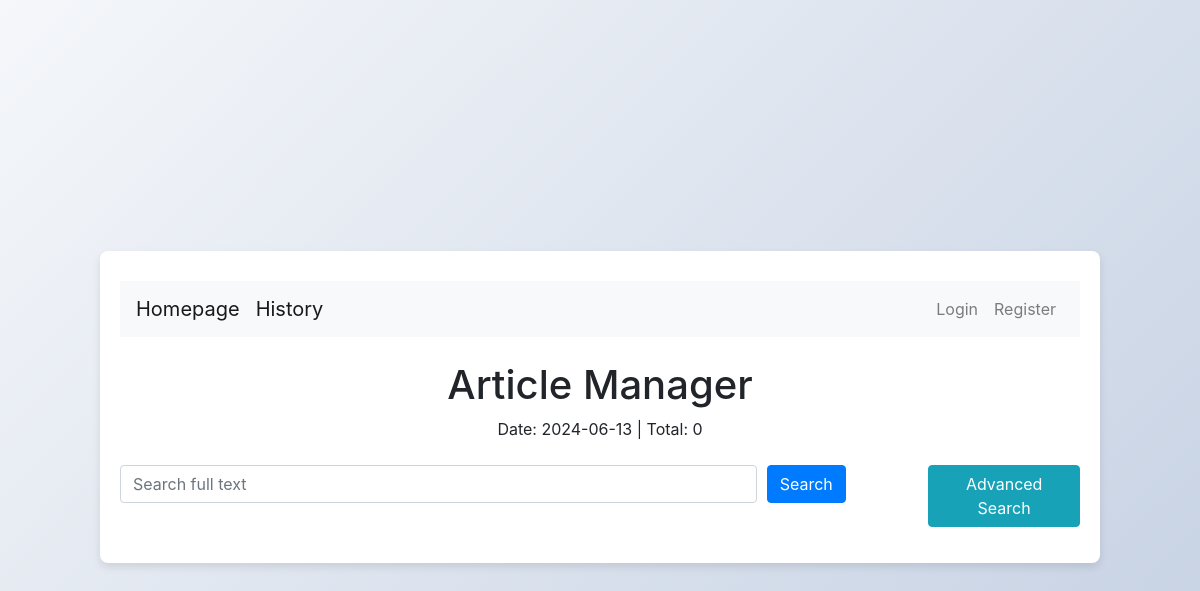
The page /search/ on the database as committed earlier.
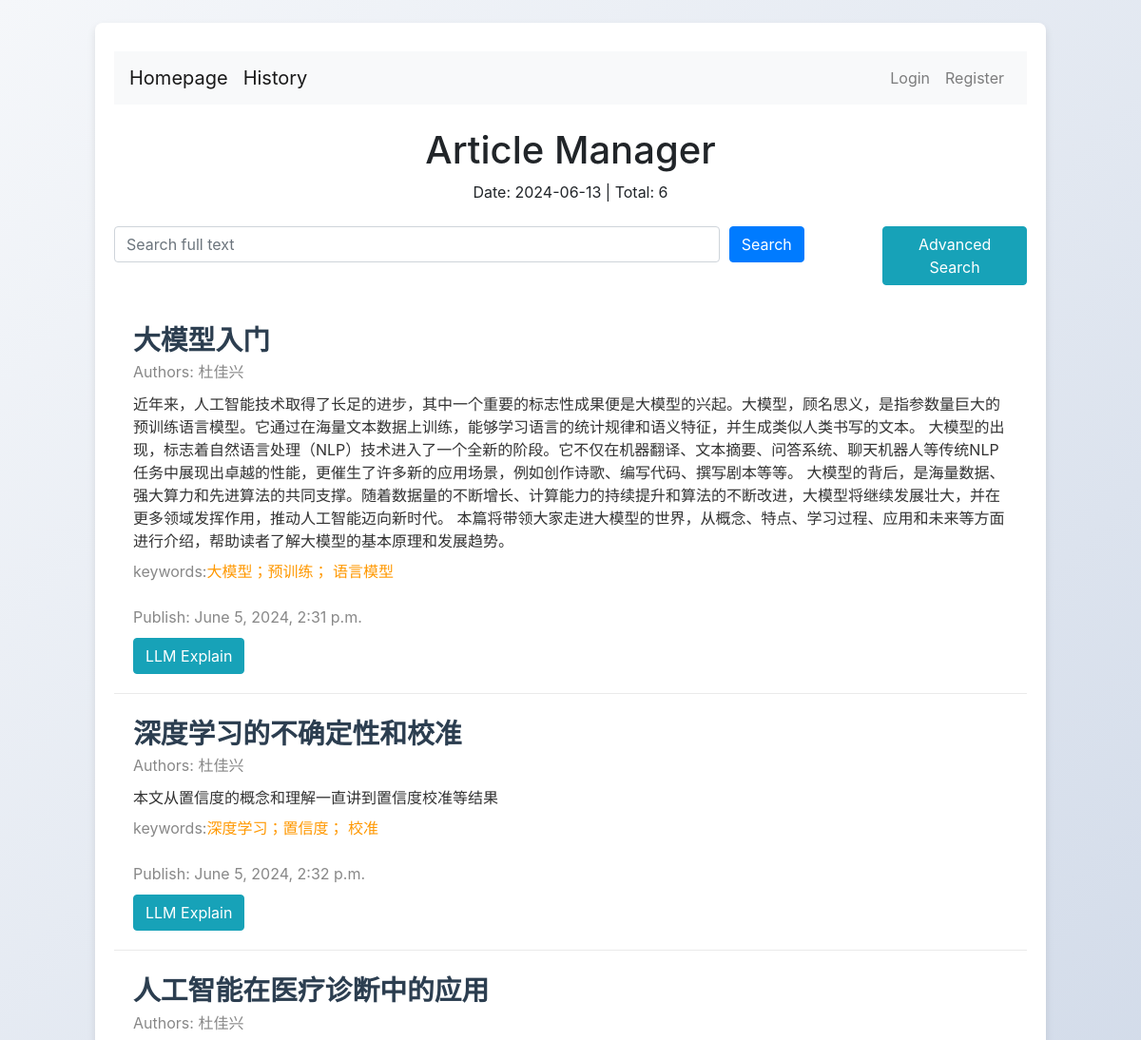
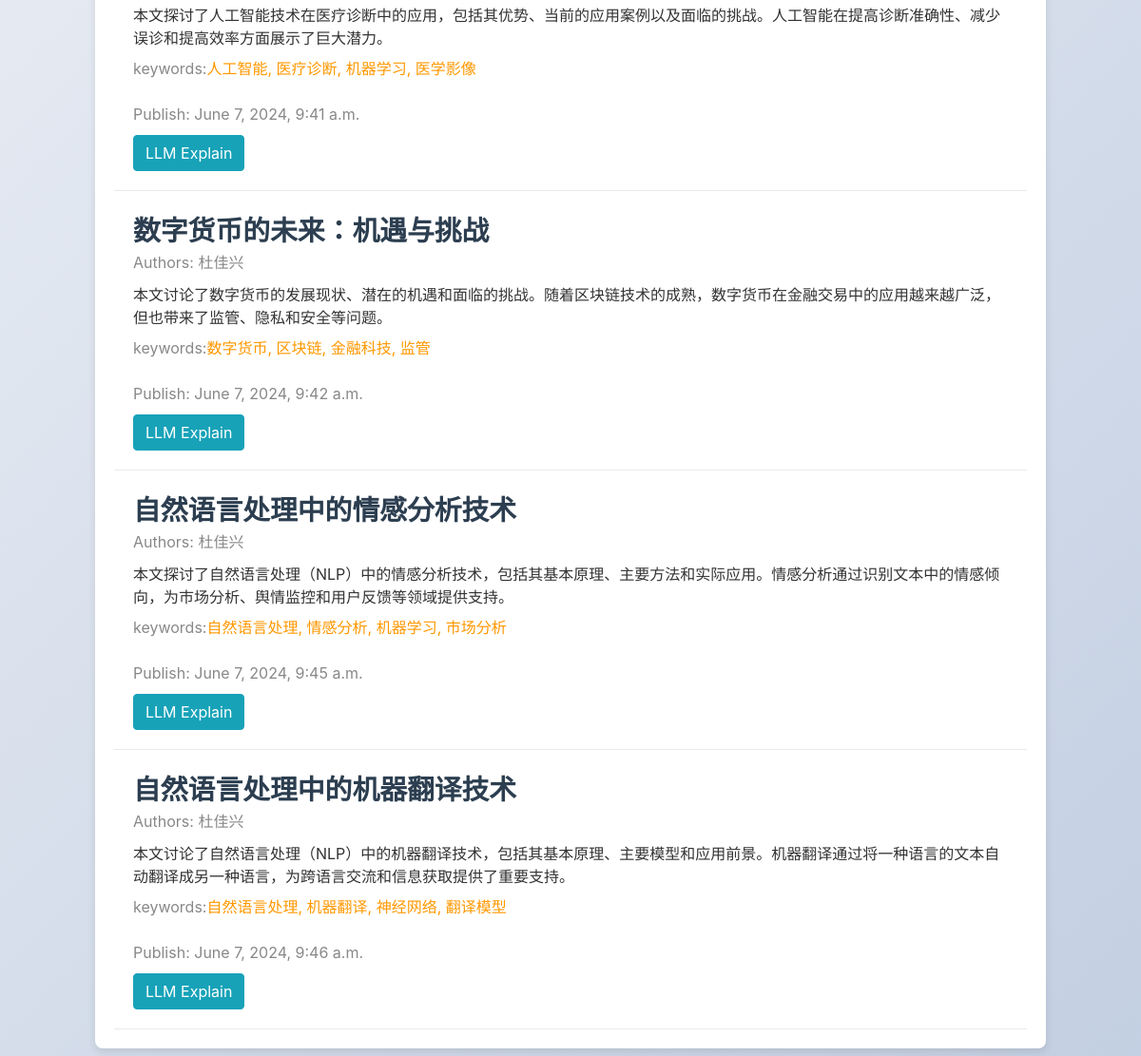
The same page on the database as committed later (2 pictures, top to bottom).
### app01/models.py (models this page shows)
class Article(models.Model):
    title = models.CharField(max_length=200)
    author = models.CharField(max_length=200)
    summary = models.TextField()
    keywords = models.CharField(max_length=200)
    publish_time = models.DateTimeField(auto_now_add=True)  # 自动设置为添加时的时间
    content = models.TextField()
    category =  models.ForeignKey(Category, on_delete=models.CASCADE)
    is_shared = models.BooleanField(default=False)  # 新增字段，默认值为 False（非共享状态）
    def __str__(self):
        return self.title

### app01/views.py (the view)
# urls.py: path('search/', views.search, name='search'),
def search(request):
    query = request.GET.get('q', '')
    keyword = request.GET.get('keyword', '')
    title = request.GET.get('title', '')
    category = request.GET.get('category', '')
    date = request.GET.get('date', '')
    current_date = datetime.date.today()
    current_date = current_date.strftime('%Y-%m-%d')
    q_objects = Q()
    if query:
        q_objects |= Q(content__icontains=query) | Q(title__icontains=query) | Q(category__name__icontains=query) \
                     | Q(author__icontains=query) | Q(keywords__icontains=query)
    if keyword:
        q_objects &= Q(content__icontains=keyword)
    if title:
        q_objects &= Q(title__icontains=title)
    if category:
        q_objects &= Q(category__name__icontains=category)
    if date:
        q_objects &= Q(publish_time__date=date)
    articles = Article.objects.filter(q_objects)
    total_articles = 0
    for article in articles:
        if article.is_shared or article.author == request.user.username:
            total_articles += 1
    context = {
        'articles': articles,
        'current_date': current_date,
        'total_articles': total_articles,
    }
    print(context)
    return render(request, 'home.html', context)

### app01/templates/home.html (shortened to what this page needs)
<!DOCTYPE html>
<html lang="en">
<head>
    <link href="https://maxcdn.bootstrapcdn.com/bootstrap/4.5.2/css/bootstrap.min.css" rel="stylesheet">
    <link href="/static/css/home.css?version=1.0.1" rel="stylesheet">
</head>
<body>
<div class="container mt-4">
    <div class="top-buttons">
        <nav class="navbar navbar-expand-lg navbar-light bg-light">
            <a class="navbar-brand" href="{% url 'home' %}">Homepage</a>
            <a href="#" class="navbar-brand">History</a>
            <div class="collapse navbar-collapse" id="navbarNav">
                <ul class="navbar-nav ml-auto">
                    {% if user.is_authenticated %}
                        <li class="nav-item">
                            <a class="nav-link" href="{% url 'personal' %}">Personal</a>
                        </li>
                        <li class="nav-item">
                            <a class="nav-link" href="{% url 'publish' %}">Publish</a>
                        </li>
                        <li class="nav-item">
                            <a class="nav-link" href="{% url 'logout' %}">Logout</a>
                        </li>
                    {% else %}
                        <li class="nav-item">
                            <a class="nav-link" href="{% url 'login' %}">Login</a>
                        </li>
                        <li class="nav-item">
                            <a class="nav-link" href="{% url 'register' %}">Register</a>
                        </li>
                    {% endif %}
                </ul>
            </div>
        </nav>
    </div>
    <div class="text-center my-4">
        <h1>Article Manager</h1>
        <p id="dateTotal">Date: {{ current_date }} | Total: {{ total_articles }}</p>
    </div>
    <form id="searchForm" method="GET" action="{% url 'search' %}">
        <div class="form-row">
            <div class="form-group col-md-8">
                <input type="text" class="form-control" name="q" placeholder="Search full text">
            </div>
            <div class="form-group col-md-2">
                <button type="submit" class="btn btn-primary">Search</button>
            </div>
            <div class="form-group col-md-2">
                <button class="btn btn-info" id="toggleAdvancedSearch" type="button">Advanced Search</button>
            </div>
        </div>
    </form>
    <div class="articles">
        {% for article in articles %}
            {% if article.is_shared or article.author == request.user.username %}
            <div class="article-card">
                <div class="article-title">
                    <a href="{% url 'article_detail' article.id %}">{{ article.title }}</a>
                </div>
                <div class="article-authors">
                    Authors: {{ article.author }}
                </div>
                <div class="article-summary">
                    {{ article.summary }}
                </div>
                <div class="keywords">
                    <p class="article-publish mt-2">keywords:</p>
                    <p class="article-keywords mt-2">{{ article.keywords }}</p>
                </div>
                <div class="article-publish mt-2">
                    Publish: {{ article.publish_time }}
                </div>
                <div class="btn-action">
                    <button class="btn btn-info llm-explain-btn" data-article-id="{{ article.id }}">LLM Explain</button>
                </div>
            </div>
            {% endif %}
        {% endfor %}
    </div>
</div>
</body>
</html>

Rows that differ between the two databases and show on the page:
now on this page (row edited): Article: title "大模型入门", author "杜佳兴", summary "近年来，人工智能技术取得了长足的进步，其中一个重要的标志性成果便是大模型的兴起。大模型，顾名思义，是指参数量巨大的预训练语言模型。它通过在海量文本数据上训练，能够学习语言的统计规律和语义特征，并生成类似人类书写的文本。 大模型的出现，标志着自然语言处理（NLP）技术进入了一个全新的阶段。它不仅在机器翻译、文本摘要、问答系统、聊天机器人等传统NLP任务中展现出卓越的性能，更催生了许多新的应用场景，例如创作诗歌、编写代码、撰写剧本等等。 大模型的背后，是海量数据、强大算力和先进算法的共同支撑。随着数据量的不断增长、计算能力的持续提升和算法的不断改进，大模型将继续发展壮大，并在更多领域发挥作用，推动人工智能迈向新时代。 本篇将带领大家走进大模型的世界，从概念、特点、学习过程、应用和未来等方面进行介绍，帮助读者了解大模型的基本原理和发展趋势。", keywords "大模型；预训练； 语言模型", publish_time "June 5, 2024, 2:31 p.m."
now on this page (row edited): Article: title "深度学习的不确定性和校准", author "杜佳兴", summary "本文从置信度的概念和理解一直讲到置信度校准等结果", keywords "深度学习；置信度； 校准", publish_time "June 5, 2024, 2:32 p.m."
now on this page (row edited): Article: title "人工智能在医疗诊断中的应用", author "杜佳兴", summary "本文探讨了人工智能技术在医疗诊断中的应用，包括其优势、当前的应用案例以及面临的挑战。人工智能在提高诊断准确性、减少误诊和提高效率方面展示了巨大潜力。", keywords "人工智能, 医疗诊断, 机器学习, 医学影像", publish_time "June 7, 2024, 9:41 a.m."
now on this page (row edited): Article: title "数字货币的未来：机遇与挑战", author "杜佳兴", summary "本文讨论了数字货币的发展现状、潜在的机遇和面临的挑战。随着区块链技术的成熟，数字货币在金融交易中的应用越来越广泛，但也带来了监管、隐私和安全等问题。", keywords "数字货币, 区块链, 金融科技, 监管", publish_time "June 7, 2024, 9:42 a.m."
now on this page (row edited): Article: title "自然语言处理中的情感分析技术", author "杜佳兴", summary "本文探讨了自然语言处理（NLP）中的情感分析技术，包括其基本原理、主要方法和实际应用。情感分析通过识别文本中的情感倾向，为市场分析、舆情监控和用户反馈等领域提供支持。", keywords "自然语言处理, 情感分析, 机器学习, 市场分析", publish_time "June 7, 2024, 9:45 a.m."
now on this page (row edited): Article: title "自然语言处理中的机器翻译技术", author "杜佳兴", summary "本文讨论了自然语言处理（NLP）中的机器翻译技术，包括其基本原理、主要模型和应用前景。机器翻译通过将一种语言的文本自动翻译成另一种语言，为跨语言交流和信息获取提供了重要支持。", keywords "自然语言处理, 机器翻译, 神经网络, 翻译模型", publish_time "June 7, 2024, 9:46 a.m."
Other text that changed with them:
{{ total_articles }}: "0" → "6"
